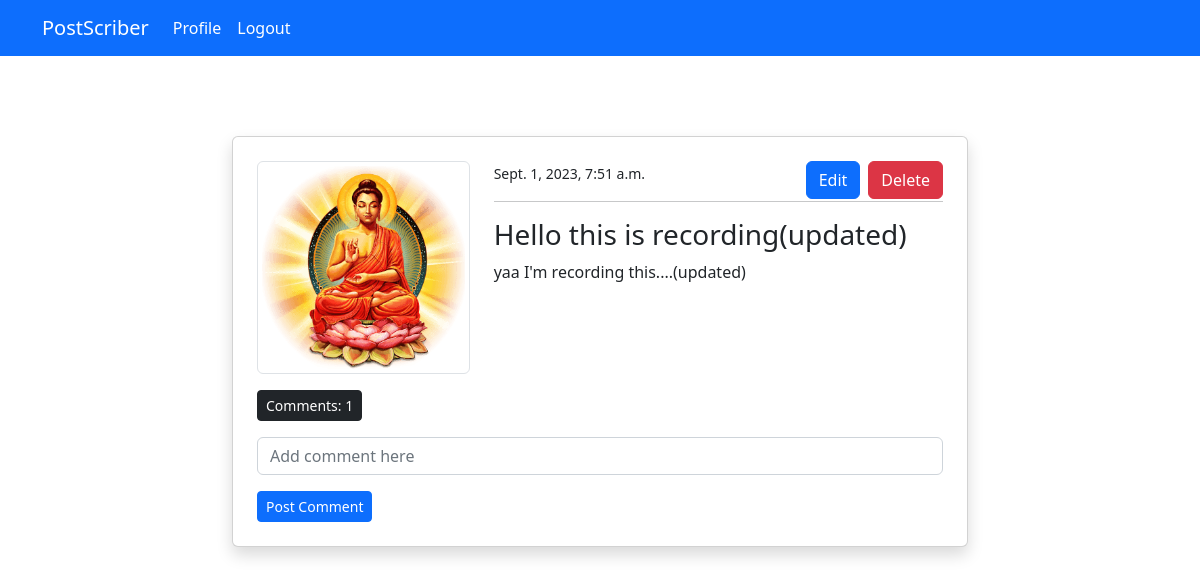
The app's page /post_detail/22/ (signed in) with its own data.
### blog/models.py (models this page shows, shortened)
class PostModel(models.Model):
    title = models.CharField(max_length=100)
    content = models.TextField()
    author = models.ForeignKey(User, on_delete=models.CASCADE)
    date_created = models.DateTimeField(auto_now_add=True)
    class Meta:
        ordering = ('-date_created',)
    def comment_count(self):
        return self.comment_set.all().count()
    def comments(self):
        return self.comment_set.all()

### users/models.py (models this page shows, shortened)
class ProfileModel(models.Model):
    user = models.OneToOneField(User, on_delete=models.CASCADE)
    image = models.ImageField(default = 'default.png', upload_to = 'profile', validators = [FileExtensionValidator(['png','jpg'])])

### blog/views.py (the view)
# urls.py: path("post_detail/<int:pk>/", views.post_detail, name ='blog-post-detail'),
@login_required
def post_detail(request, pk):
    post = PostModel.objects.get(id = pk)
    if request.method == "POST":
        c_form = CommentForm(request.POST)
        if c_form.is_valid():
            instance = c_form.save(commit=False)
            instance.user = request.user
            instance.post = post
            instance.save()
            return redirect("blog-post-detail" ,pk=post.id)
    else:
        c_form = CommentForm()
    context = {
        'post': post,
        'c_form': c_form,
    }
    return render(request, 'blog/post_detail.html', context)

### blog/forms.py
class CommentForm(forms.ModelForm):
    content = forms.CharField(label='',widget=forms.TextInput(attrs={'placeholder':'Add comment here'}))
    class Meta:
        model = Comment
        fields = ('content',)

### templates/blog/post_detail.html (shortened to what this page needs)
{% extends 'partials/base.html' %} {% load crispy_forms_tags %}  {% block content %}
<div class="container">
  <div class="row mt-5 pt-5">
    <div class="col-md-8 offset-md-2">
      <div class="card my-3 shadow">
        <div class="car-body p-4">
          <div class="row">
            <div class="col-md-4">
              <img
                class="img-thumbnail"
                src="{{post.author.profilemodel.image.url}}"
                alt="profile-img"
              />
            </div>
            <div class="col-md-8">
              <small>{{post.date_created}}</small>
              {% if post.author == request.user %}
              <span
                ><a
                  class="btn btn-danger float-end"
                  href="{% url 'blog-post-delete' post.id %}"
                  >Delete</a
                ></span
              >
              <span
                ><a
                  class="btn btn-primary float-end mx-2"
                  href="{% url 'blog-post-edit' post.id %}"
                  >Edit</a
                ></span
              >
              {% endif %}
              <hr />
              <h3>{{post.title}}</h3>
              <p>{{post.content}}</p>
            </div>
          </div>
          <p class="mt-3">
            <a
              class="btn btn-dark btn-sm"
              data-bs-toggle="collapse"
              href="#collapseExample"
              role="button"
              aria-expanded="false"
              aria-controls="collapseExample"
            >
              Comments: {{post.comment_count}}
            </a>
          </p>
          <form method="POST">
             {{c_form | crispy}}
            <input class="btn btn-sm btn-primary" type="submit" value="Post Comment"></input>
          </form>
        </div>
      </div>
    </div>
  </div>
</div>
{% endblock content %}

### records on screen
PostModel: author.profilemodel.image (picture), date_created "Sept. 1, 2023, 7:51 a.m.", title "Hello this is recording(updated)", content "yaa I'm recording this....(updated)", comment_count "1"
